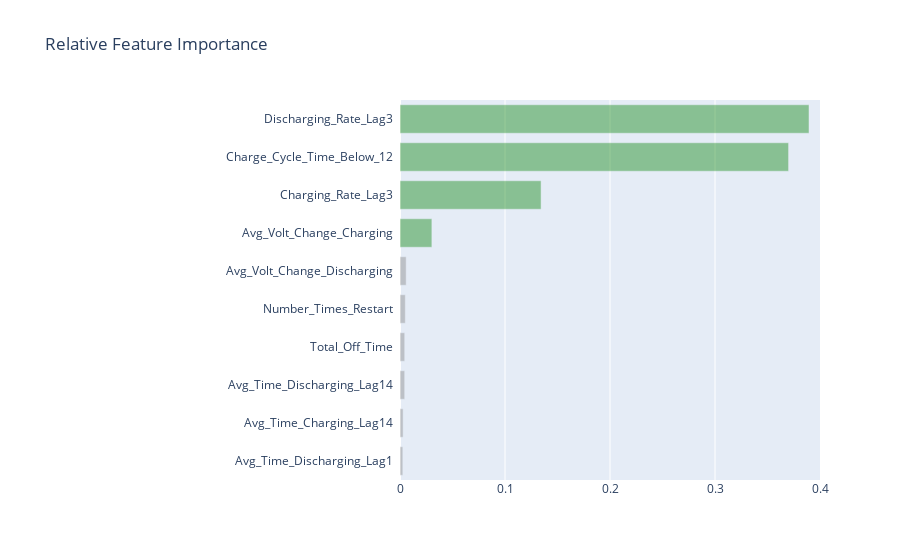

The notebook cell this image was saved under:
### Code cell
feature_importances = pd.DataFrame(gbdt.feature_importances_, index = X_train.columns, columns=['importance'])
feature_importances = feature_importances.sort_values('importance', ascending = False)

colors = ["gray"] * 6 + ["green"] * 4
trace1 = go.Bar(y = [x.title() + "  " for x in feature_importances.index[:10][::-1]], 
                x = feature_importances.importance[:10][::-1], 
                name = "feature importance (relative)",
                marker = dict(color = colors, opacity = 0.4), orientation = "h")

data = [trace1]

layout = go.Layout(
    margin = dict(l = 400), width = 900,
    xaxis = dict(range = (0.0, 0.4)),
    title = 'Relative Feature Importance',
    barmode = 'group',
    bargap = 0.25
)
fig = go.Figure(data = data, layout = layout)
iplot(fig)

### Figure 1 — Plotly figure (JSON) as saved in the notebook; plotly's stock layout.template omitted (floating-point values rounded to 4 significant figures)
{"data": [{"marker": {"color": ["gray", "gray", "gray", "gray", "gray", "gray", "green", "green", "green", "green"], "opacity": 0.4}, "name": "feature importance (relative)", "orientation": "h", "type": "bar", "x": [0.0027, 0.002969, 0.004465, 0.0045, 0.005043, 0.005867, 0.03037, 0.1344, 0.3701, 0.3895], "y": ["Avg_Time_Discharging_Lag1  ", "Avg_Time_Charging_Lag14  ", "Avg_Time_Discharging_Lag14  ", "Total_Off_Time  ", "Number_Times_Restart  ", "Avg_Volt_Change_Discharging  ", "Avg_Volt_Change_Charging  ", "Charging_Rate_Lag3  ", "Charge_Cycle_Time_Below_12  ", "Discharging_Rate_Lag3  "]}], "layout": {"bargap": 0.25, "barmode": "group", "margin": {"l": 400}, "title": {"text": "Relative Feature Importance"}, "width": 900, "xaxis": {"range": [0, 0.4]}}}
